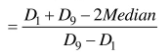
#> input picture Statistics & Probability/Skew/Detect Skew/images/decile.png, 160 x 52 px, given in place of decile.jpg, which was not available
$ jupyter execute decile.ipynb   (text cells are left out)
#> lines starting #> are read from the running program, lines starting #| are printed output that depends on the picture
[cell 1]
from PIL import Image
from IPython.display import display

img = Image.open('images/decile.jpg')
#> img is the input picture: PIL image 160x52 RGBA; mean R, G, B, A 236.1, 236.1, 236.1, 255
new_image = img.resize((520, 290))
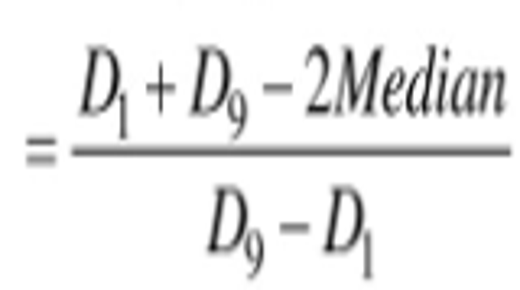
#> new_image: PIL image 520x290 RGBA; mean R, G, B, A 235.8, 235.8, 235.8, 255
display(new_image)


$ run again, with Statistics & Probability/Skew/Detect Skew/images/bowley.png copied over Statistics & Probability/Skew/Detect Skew/images/decile.png
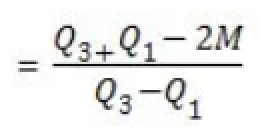
#> input picture Statistics & Probability/Skew/Detect Skew/images/bowley.png, 130 x 69 px, given in place of decile.jpg, which was not available (shown 2 times larger)
#> img is the input picture: PIL image 130x69 RGBA; mean R, G, B, A 237.8, 238, 237.4, 255
#> `new_image = img.resize((520, 290))`:
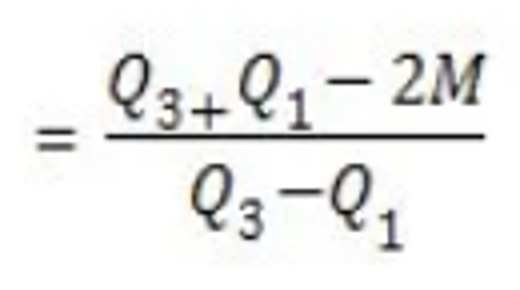
#> new_image: PIL image 520x290 RGBA; mean R, G, B, A 237.7, 237.9, 237.4, 255

$ run again, with Statistics & Probability/Skew/Detect Skew/images/density.png copied over Statistics & Probability/Skew/Detect Skew/images/decile.png
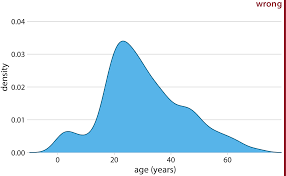
#> input picture Statistics & Probability/Skew/Detect Skew/images/density.png, 286 x 176 px, given in place of decile.jpg, which was not available
#> img is the input picture: PIL image 286x176 P; mean R, G, B 220.4, 236.8, 246.7
#> `new_image = img.resize((520, 290))`:
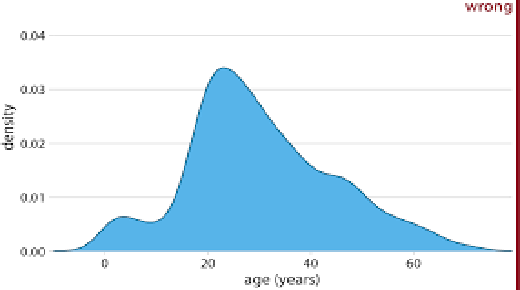
#> new_image: PIL image 520x290 P; mean R, G, B 220.5, 236.6, 246.5

$ run again, with Statistics & Probability/Skew/Detect Skew/images/histogram.png copied over Statistics & Probability/Skew/Detect Skew/images/decile.png
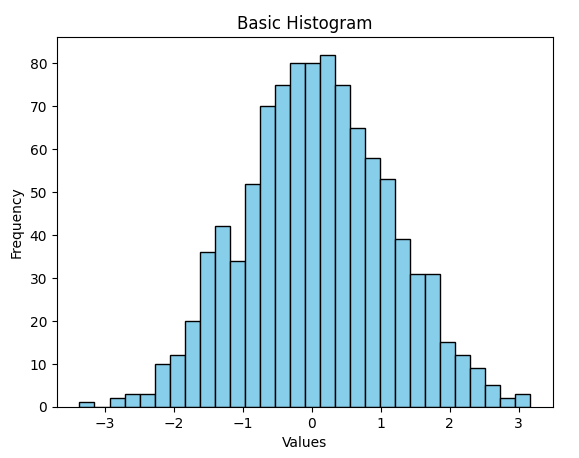
#> input picture Statistics & Probability/Skew/Detect Skew/images/histogram.png, 579 x 458 px, given in place of decile.jpg, which was not available
#> img is the input picture: PIL image 579x458 RGBA; mean R, G, B, A 218.1, 233.5, 239.8, 255
#> `new_image = img.resize((520, 290))`:
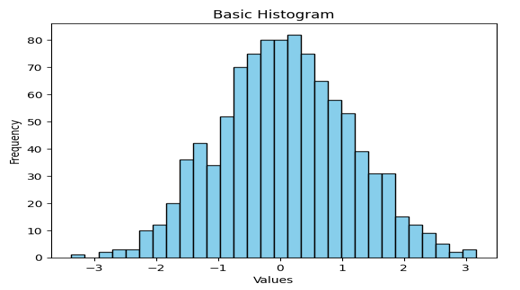
#> new_image: PIL image 520x290 RGBA; mean R, G, B, A 218, 233.3, 239.6, 255
